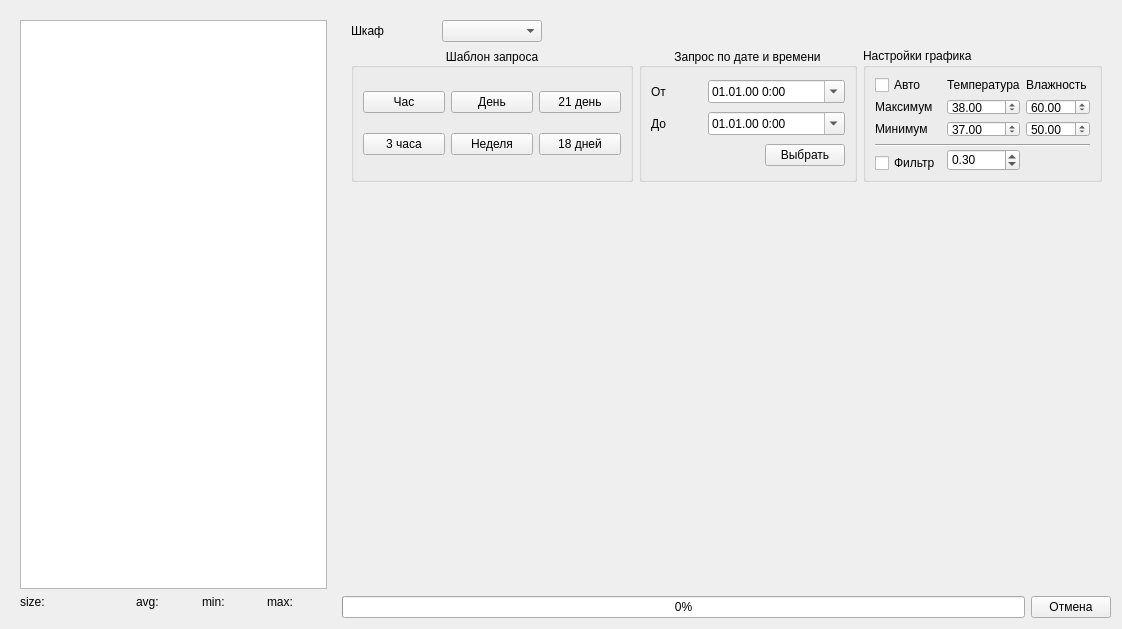
<?xml version="1.0" encoding="UTF-8"?>
<ui version="4.0">
 <class>History</class>
 <widget class="QWidget" name="History">
  <property name="geometry">
   <rect>
    <x>0</x>
    <y>0</y>
    <width>1122</width>
    <height>629</height>
   </rect>
  </property>
  <property name="windowTitle">
   <string>История</string>
  </property>
  <layout class="QGridLayout" name="gridLayout_5">
   <item row="0" column="0">
    <widget class="QWidget" name="widget_3" native="true">
     <property name="minimumSize">
      <size>
       <width>325</width>
       <height>0</height>
      </size>
     </property>
     <property name="maximumSize">
      <size>
       <width>325</width>
       <height>16777215</height>
      </size>
     </property>
     <layout class="QGridLayout" name="gridLayout_4">
      <item row="1" column="0">
       <widget class="QLabel" name="cointL">
        <property name="minimumSize">
         <size>
          <width>110</width>
          <height>0</height>
         </size>
        </property>
        <property name="text">
         <string>size:</string>
        </property>
       </widget>
      </item>
      <item row="1" column="1">
       <widget class="QLabel" name="avgL">
        <property name="text">
         <string>avg:</string>
        </property>
       </widget>
      </item>
      <item row="1" column="2">
       <widget class="QLabel" name="minL">
        <property name="text">
         <string>min:</string>
        </property>
       </widget>
      </item>
      <item row="1" column="3">
       <widget class="QLabel" name="maxL">
        <property name="text">
         <string>max:</string>
        </property>
       </widget>
      </item>
      <item row="0" column="0" colspan="4">
       <widget class="QTableWidget" name="tableWidget">
        <property name="minimumSize">
         <size>
          <width>0</width>
          <height>0</height>
         </size>
        </property>
        <property name="maximumSize">
         <size>
          <width>5000</width>
          <height>16777215</height>
         </size>
        </property>
        <property name="sortingEnabled">
         <bool>true</bool>
        </property>
       </widget>
      </item>
     </layout>
    </widget>
   </item>
   <item row="0" column="1">
    <layout class="QVBoxLayout" name="verticalLayout_2">
     <item>
      <layout class="QVBoxLayout" name="verticalLayout">
       <item>
        <widget class="QWidget" name="widget_2" native="true">
         <property name="minimumSize">
          <size>
           <width>0</width>
           <height>180</height>
          </size>
         </property>
         <property name="maximumSize">
          <size>
           <width>16777215</width>
           <height>180</height>
          </size>
         </property>
         <layout class="QGridLayout" name="gridLayout_3">
          <item row="0" column="0">
           <widget class="QLabel" name="label_7">
            <property name="text">
             <string>Шкаф</string>
            </property>
           </widget>
          </item>
          <item row="0" column="1">
           <widget class="QComboBox" name="comboBox">
            <property name="minimumSize">
             <size>
              <width>100</width>
              <height>0</height>
             </size>
            </property>
           </widget>
          </item>
          <item row="0" column="2" colspan="3">
           <spacer name="horizontalSpacer_2">
            <property name="orientation">
             <enum>Qt::Horizontal</enum>
            </property>
            <property name="sizeHint" stdset="0">
             <size>
              <width>504</width>
              <height>20</height>
             </size>
            </property>
           </spacer>
          </item>
          <item row="1" column="0" colspan="3">
           <widget class="QGroupBox" name="groupBox">
            <property name="title">
             <string>Шаблон запроса</string>
            </property>
            <property name="alignment">
             <set>Qt::AlignCenter</set>
            </property>
            <layout class="QGridLayout" name="gridLayout_2">
             <item row="0" column="0">
              <widget class="QPushButton" name="hour1">
               <property name="text">
                <string>Час</string>
               </property>
              </widget>
             </item>
             <item row="1" column="0">
              <widget class="QPushButton" name="hour3">
               <property name="text">
                <string>3 часа</string>
               </property>
              </widget>
             </item>
             <item row="0" column="1">
              <widget class="QPushButton" name="day">
               <property name="text">
                <string>День</string>
               </property>
              </widget>
             </item>
             <item row="1" column="1">
              <widget class="QPushButton" name="day7">
               <property name="text">
                <string>Неделя</string>
               </property>
              </widget>
             </item>
             <item row="0" column="2">
              <widget class="QPushButton" name="day21">
               <property name="text">
                <string>21 день</string>
               </property>
              </widget>
             </item>
             <item row="1" column="2">
              <widget class="QPushButton" name="day18">
               <property name="text">
                <string>18 дней</string>
               </property>
              </widget>
             </item>
            </layout>
           </widget>
          </item>
          <item row="1" column="3">
           <widget class="QGroupBox" name="groupBox_2">
            <property name="title">
             <string>Запрос по дате и времени</string>
            </property>
            <property name="alignment">
             <set>Qt::AlignCenter</set>
            </property>
            <layout class="QGridLayout" name="gridLayout">
             <item row="0" column="0">
              <widget class="QLabel" name="label_5">
               <property name="text">
                <string>От</string>
               </property>
              </widget>
             </item>
             <item row="0" column="1" colspan="2">
              <widget class="QDateTimeEdit" name="dateTimeEdit">
               <property name="displayFormat">
                <string>dd.MM.yy H:mm</string>
               </property>
               <property name="calendarPopup">
                <bool>true</bool>
               </property>
              </widget>
             </item>
             <item row="1" column="0">
              <widget class="QLabel" name="label_6">
               <property name="text">
                <string>До</string>
               </property>
              </widget>
             </item>
             <item row="1" column="1" colspan="2">
              <widget class="QDateTimeEdit" name="dateTimeEdit_2">
               <property name="displayFormat">
                <string>dd.MM.yy H:mm</string>
               </property>
               <property name="calendarPopup">
                <bool>true</bool>
               </property>
              </widget>
             </item>
             <item row="2" column="0" colspan="2">
              <spacer name="horizontalSpacer">
               <property name="orientation">
                <enum>Qt::Horizontal</enum>
               </property>
               <property name="sizeHint" stdset="0">
                <size>
                 <width>108</width>
                 <height>20</height>
                </size>
               </property>
              </spacer>
             </item>
             <item row="2" column="2">
              <widget class="QPushButton" name="pushButton_5">
               <property name="text">
                <string>Выбрать</string>
               </property>
              </widget>
             </item>
            </layout>
           </widget>
          </item>
          <item row="1" column="4">
           <widget class="QGroupBox" name="groupBox_3">
            <property name="title">
             <string>Настройки графика</string>
            </property>
            <layout class="QGridLayout" name="gridLayout_6">
             <item row="0" column="1">
              <widget class="QLabel" name="label_9">
               <property name="text">
                <string>Температура</string>
               </property>
              </widget>
             </item>
             <item row="0" column="2">
              <widget class="QLabel" name="label_10">
               <property name="text">
                <string>Влажность</string>
               </property>
              </widget>
             </item>
             <item row="1" column="0">
              <widget class="QLabel" name="label">
               <property name="text">
                <string>Максимум</string>
               </property>
              </widget>
             </item>
             <item row="1" column="1">
              <widget class="QDoubleSpinBox" name="maxTemp">
               <property name="minimum">
                <double>0.000000000000000</double>
               </property>
               <property name="maximum">
                <double>100.000000000000000</double>
               </property>
               <property name="singleStep">
                <double>0.100000000000000</double>
               </property>
               <property name="value">
                <double>38.000000000000000</double>
               </property>
              </widget>
             </item>
             <item row="1" column="2">
              <widget class="QDoubleSpinBox" name="maxHumi">
               <property name="minimum">
                <double>0.000000000000000</double>
               </property>
               <property name="maximum">
                <double>100.000000000000000</double>
               </property>
               <property name="singleStep">
                <double>1.000000000000000</double>
               </property>
               <property name="value">
                <double>60.000000000000000</double>
               </property>
              </widget>
             </item>
             <item row="2" column="0">
              <widget class="QLabel" name="label_8">
               <property name="text">
                <string>Минимум</string>
               </property>
              </widget>
             </item>
             <item row="2" column="1">
              <widget class="QDoubleSpinBox" name="minTemp">
               <property name="minimum">
                <double>0.000000000000000</double>
               </property>
               <property name="maximum">
                <double>100.000000000000000</double>
               </property>
               <property name="singleStep">
                <double>0.100000000000000</double>
               </property>
               <property name="value">
                <double>37.000000000000000</double>
               </property>
              </widget>
             </item>
             <item row="2" column="2">
              <widget class="QDoubleSpinBox" name="minHumi">
               <property name="minimum">
                <double>0.000000000000000</double>
               </property>
               <property name="maximum">
                <double>100.000000000000000</double>
               </property>
               <property name="singleStep">
                <double>1.000000000000000</double>
               </property>
               <property name="value">
                <double>50.000000000000000</double>
               </property>
              </widget>
             </item>
             <item row="3" column="0" rowspan="2" colspan="3">
              <widget class="Line" name="line">
               <property name="orientation">
                <enum>Qt::Horizontal</enum>
               </property>
              </widget>
             </item>
             <item row="4" column="1" rowspan="2">
              <widget class="QDoubleSpinBox" name="filterK">
               <property name="toolTip">
                <string>&lt;html&gt;&lt;head/&gt;&lt;body&gt;&lt;p&gt;Чем меньше значение, тем плавнее график&lt;/p&gt;&lt;/body&gt;&lt;/html&gt;</string>
               </property>
               <property name="minimum">
                <double>0.010000000000000</double>
               </property>
               <property name="maximum">
                <double>1.000000000000000</double>
               </property>
               <property name="singleStep">
                <double>0.010000000000000</double>
               </property>
               <property name="value">
                <double>0.300000000000000</double>
               </property>
              </widget>
             </item>
             <item row="5" column="0">
              <widget class="QCheckBox" name="filterEnable">
               <property name="text">
                <string>Фильтр</string>
               </property>
              </widget>
             </item>
             <item row="0" column="0">
              <widget class="QCheckBox" name="checkBox_auto">
               <property name="text">
                <string>Авто</string>
               </property>
              </widget>
             </item>
            </layout>
           </widget>
          </item>
         </layout>
        </widget>
       </item>
       <item>
        <widget class="QWidget" name="widget" native="true"/>
       </item>
      </layout>
     </item>
     <item>
      <layout class="QHBoxLayout" name="horizontalLayout">
       <item>
        <widget class="QProgressBar" name="progressBar">
         <property name="value">
          <number>0</number>
         </property>
         <property name="textVisible">
          <bool>true</bool>
         </property>
        </widget>
       </item>
       <item>
        <widget class="QPushButton" name="stop">
         <property name="text">
          <string>Отмена</string>
         </property>
         <property name="default">
          <bool>false</bool>
         </property>
         <property name="flat">
          <bool>false</bool>
         </property>
        </widget>
       </item>
      </layout>
     </item>
    </layout>
   </item>
  </layout>
 </widget>
 <resources/>
 <connections/>
</ui>
